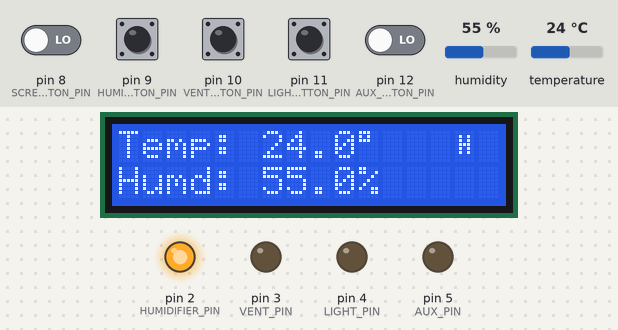
A sketch run on a simulated Arduino Uno, built with avr-gcc and run on an emulated ATmega328P. On the bench: 16×2 character LCD, output pins drawn as LEDs (lit = HIGH). The inputs (shaded band) are chosen by the test bench; at power-on: pin 8 (SCREEN_BUTTON_PIN), pin 9 (HUMIDIFIER_MANUAL_BUTTON_PIN), pin 10 (VENT_MANUAL_BUTTON_PIN), pin 11 (LIGHT_MANUAL_BUTTON_PIN), pin 12 (AUX_MANUAL_BUTTON_PIN) LOW, temperature 24 °C, humidity 55 %. What the sketch prints to the serial monitor is not drawn.

Above: at 1.2 s.
1.3 s: pin 10 (VENT_MANUAL_BUTTON_PIN) pulled HIGH for 0.15 s
At 2.7 s:
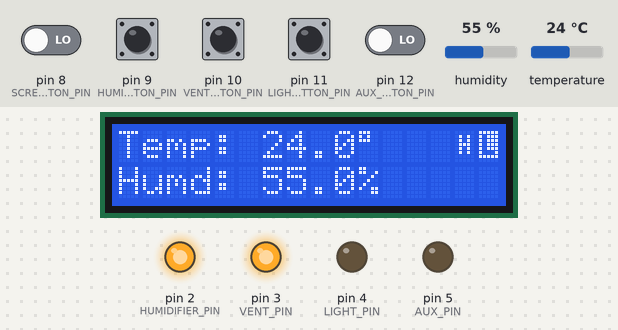
3.1 s: pin 11 (LIGHT_MANUAL_BUTTON_PIN) pulled HIGH for 0.15 s
At 4.5 s:
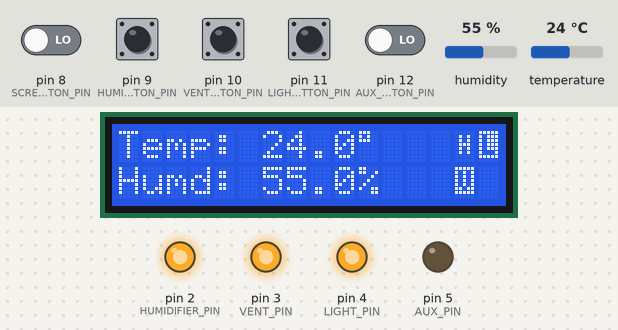
4.9 s: pin 10 (VENT_MANUAL_BUTTON_PIN) pulled HIGH for 1 s
At 6.7 s:
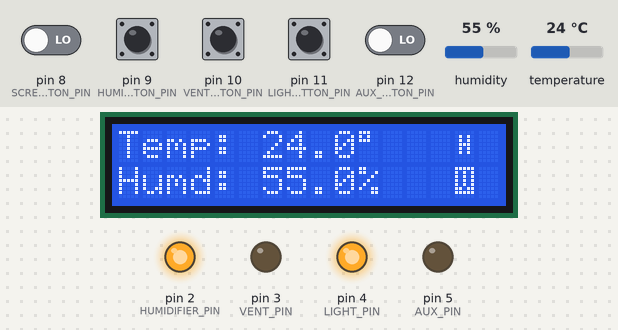
7.5 s: temperature set to 1 °C
At 9.4 s:
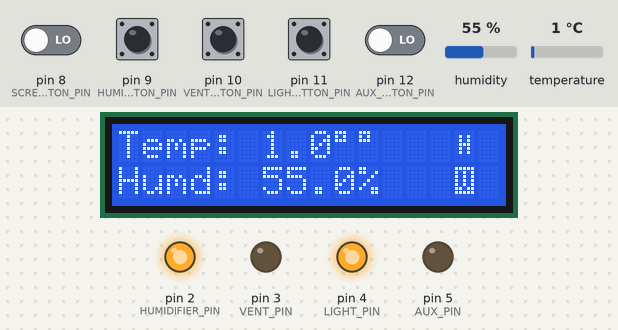
13.5 s: pin 11 (LIGHT_MANUAL_BUTTON_PIN) pulled HIGH for 1 s
At 15.0 s:
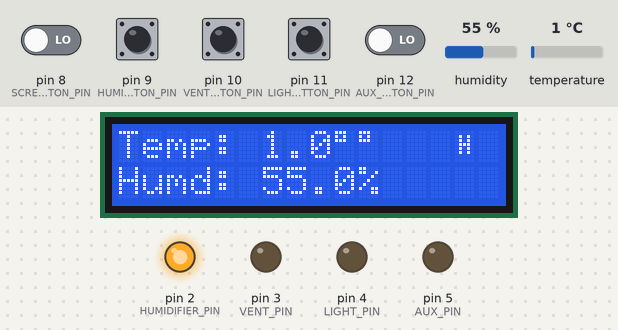
15.1 s: pin 9 (HUMIDIFIER_MANUAL_BUTTON_PIN) pulled HIGH for 1 s
At 16.9 s:
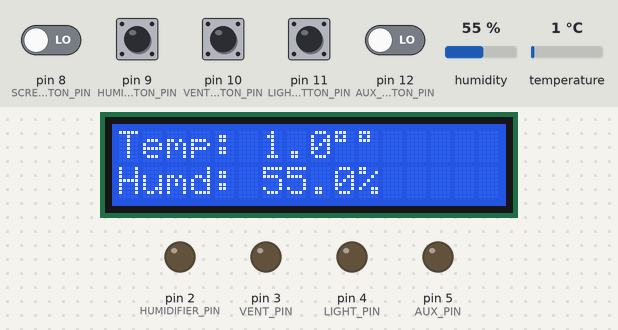
Timing chart, 0 to 26.3 s (numbered marks = the images above; inputs shaded):
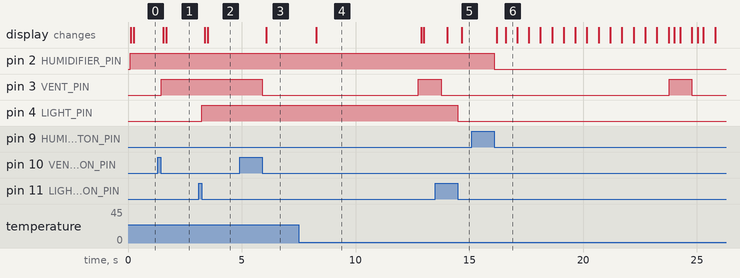

The sketch:

mycorhizer.ino
```cpp
// ---++ Mycorhizer - Simple Homegrowing Controller ++---
//
// (by Stas Granin, since April 2020 Global Corona Party)

#include "DHT.h"
#include "Config.h"
#include "Screen.h"
#include "Device.h"
#include "Button.h"

// Sensor
DHT dht(DHTPIN, DHTTYPE);

// Connected devices
MycoDevice humidifier(HUMIDITY_ID, HUMIDIFIER_PIN);
MycoDevice vent(VENT_ID, VENT_PIN);
MycoDevice light(LIGHT_ID, LIGHT_PIN);
MycoDevice aux(AUX_ID, AUX_PIN);
MycoDevice test(7, AUX_PIN);

// Control buttons
MycoButton screenButton(SCREEN_BUTTON_PIN);
MycoButton humidifierButton(HUMIDIFIER_MANUAL_BUTTON_PIN);
MycoButton ventButton(VENT_MANUAL_BUTTON_PIN);
MycoButton lightButton(LIGHT_MANUAL_BUTTON_PIN);
MycoButton auxButton(AUX_MANUAL_BUTTON_PIN);

// Screen
MycoScreen screen(SCREEN_ADDRESS);


void setup(void)
{
  byte targetHumidity = TARGET_HUMIDITY;
  unsigned long ventEventTimes[2] = {VENT_TIMING};
  unsigned long lightEventTimes[2] = {LIGHT_TIMING};

  byte humidityIcon[8] = {HUMIDITY_ICON};
  byte ventIcon[8] = {LIGHT_ICON};
  byte lightIcon[8] = {VENT_ICON};
  byte auxIcon[8] = {AUX_ICON};

  Serial.begin(9600);

  // Initialize the sensor
  dht.begin();

  // Initialize the devices and attach control buttons
  humidifier.init(targetHumidity, RAISING_DEVICE);
  humidifier.attachButton(&humidifierButton); // Accepts pointer to MycoButton object

  vent.init(ventEventTimes);
  vent.attachButton(&ventButton);
  vent.onChangeState(onChangeDeviceState); // No need to run the humidifier while the vent is on. onChangeDeviceState function will handle it

  light.init(lightEventTimes);
  light.attachButton(&lightButton);

  aux.init(auxHandler); // auxHandler function is returning false;
  aux.attachButton(&auxButton);

  test.init(auxHandler);
  aux.attachButton(&auxButton);

  // Initialize the screen
  screen.init();
  screen.attachButton(&screenButton); // Attach a screen control button. Accepts pointer to MycoButton object
  screen.attachDevice(&humidifier, humidityIcon); // Attach a device to screen to show its state. Accepts pointer to MycoDevice and an optional iconBitmap array
  screen.attachDevice(&vent, ventIcon);
  screen.attachDevice(&light, lightIcon);
  screen.attachDevice(&aux, auxIcon);
  //screen.attachDevice(&test);
}

void loop(void)
{
  float temperature = dht.readTemperature();
  float humidity = dht.readHumidity();

  // Update all devices states
  humidifier.update(humidity);
  vent.update();
  light.update();
  aux.update();
  test.update();

  // Update the screen
  screen.update(temperature, humidity);
}

void onChangeDeviceState(byte deviceId, byte deviceState)
{
  // Serial.println("----------------------------------------");
  // Serial.println("Device state changed to: " + (String)deviceState);
  // Serial.println("----------------------------------------");

  (deviceId == VENT_ID && vent.isOn()) ? humidifier.pause() : humidifier.unpause();
}

bool auxHandler(byte deviceId, byte deviceState)
{
  return false;
}
```

Button.cpp
```cpp
// Mycorhizer Button
// Info in Button.h

#include "Button.h"

MycoButton::MycoButton(byte buttonPin)
{
  _pin = buttonPin;
  _isPressed = false;
  _isLongPressed = false;
}

void MycoButton::init(void)
{
  pinMode(_pin, INPUT);
}

byte MycoButton::getState(void)
{
  byte status = BUTTON_NO_PRESS;

  if (digitalRead(_pin) == HIGH) // Button is pressed
  {
    if (!_isLongPressed) // Prevent additional actions, no need to report anything until the button is released and pressed again
    {
      if (!_isPressed) // Started pressing
      {
        _isPressed = true;
        _startPressingMillis = millis();
      }
      else // Continuous press
      {
        if ((unsigned long)(millis() - _startPressingMillis) >= LONG_BUTTON_PRESS_DURATION) // Long press detected
        {
          _isLongPressed = true; // This will also prevent further pressed status reporting
          status = BUTTON_LONG_PRESSED;
        }
      }
    }
  }
  else
  {
    if (_isPressed && !_isLongPressed) // Button was releaced. No need to report short press if long press was already reported
    {
      status = BUTTON_PRESSED;
    }

    _isLongPressed = false;
    _isPressed = false;
  }

  return status;
}
```

Button.h
```cpp
// Mycorhizer Button Handler
// =========================
// by Stas Granin @ April, 2020
//
// This here helper class is used to create an object to handle various button states.

#include "Arduino.h"
#include "Config.h"

#ifndef MBUTTON_h
#define MBUTTON_h

#define BUTTON_NO_PRESS 0
#define BUTTON_PRESSED 1
#define BUTTON_LONG_PRESSED 2

class MycoButton
{
	typedef void (*callback)(); // A pointer to an event object would be nice (to prevent propagation and such)

	public:
		MycoButton(byte buttonPin);
		void init(void);
		byte getState(void);
		void onPress(callback fn); // Accepts callback function with no attributes
		void onLongPress(callback fn);
		void onReleace(callback fn);
		void onPressing(callback fn);

	private:
		byte _pin;
		bool _isPressed;
		bool _isLongPressed;
		unsigned long _startPressingMillis; // When the buttons got pressed. Used to detect long press
};

#endif
```

Device.cpp
```cpp
// Mycorhizer Device
// Info in Device.h

#include "Device.h"

MycoDevice::MycoDevice(byte deviceId, byte devicePin)// : _manualButton(deviceManualButtonPin)
{
  _outputPin = devicePin;
  _id = deviceId;
  _deviceType = UNKNOWN_DEVICE;
  _deviceState = DEVICE_STATE_OFF;
  _isOn = false;
  _targetValue = NAN;
  _button = NULL;

  _isPaused = false;
  _isManual = false;
}

// Initializes value dependant device. Can be ether raising or lowering
// Run this at setup();
void MycoDevice::init(long targetValue, byte deviceType)
{
  if (!isnan(targetValue) && (deviceType == RAISING_DEVICE || deviceType == LOWERING_DEVICE))
  {
    _targetValue = targetValue;
    _deviceType = deviceType;
    _init();
  }
  else
  {
    // error
  }
}

// Initialize device with array or timing to on/off consequently
void MycoDevice::init(unsigned long eventTimes[MAX_DEVICE_EVENTS])
{
  _numOfEvents = sizeof(eventTimes);

  if (_numOfEvents > 1)
  {
    for (byte i = 0; i < MAX_DEVICE_EVENTS; i++)
    {
      _eventTimes[i] = i < _numOfEvents ? eventTimes[i] : NULL;
    }

    _currentTimingIndex = 1; // Let's start from the OFF time. No sense blasting all devices on powerup
    _eventStartMillis = 0;
    _deviceType = TIMED_DEVICE;
    _init();
  }
  else
  {
    // error
  }
}

// Initialize aux device with a control function
void MycoDevice::init(handler fn)
{
  _auxHandler = fn;
  _deviceType = AUX_DEVICE;
  _init();
}

// Update the device status. Run this at main loop()
void MycoDevice::update(long value)
{
  _update(value);
}

void MycoDevice::update()
{
  _update(0);
}

void MycoDevice::onChangeState(callback fn)
{
  _onStateChangeCallback = fn;
}

void MycoDevice::attachButton(MycoButton *button)
{
  _button = button;

  _button->init();
}

void MycoDevice::on(void)
{
  digitalWrite(_outputPin, HIGH);
  _isOn = true;
}

void MycoDevice::off(void)
{
  digitalWrite(_outputPin, LOW);
  _isOn = false;
}

bool MycoDevice::isOn(void)
{
  return _isOn;
}

void MycoDevice::pause(void)
{
  off();
  _isPaused = true;
}

void MycoDevice::unpause(void)
{
  _isPaused = false;
}

byte MycoDevice::getDeviceId(void)
{
  return _id;
}

byte MycoDevice::getState(void)
{
  return _deviceState;
}


// Private functions

void MycoDevice::_init(void)
{
  _deviceState = DEVICE_STATE_OFF;
  _lastControledState = DEVICE_STATE_OFF;

  pinMode(_outputPin, OUTPUT);
  digitalWrite(_outputPin, LOW);

  off(); // Just to make sure it's off
}

void MycoDevice::_update(long value)
{
  const byte state = _deviceState;

  if (_button)
  {
    _handleButton();
  }


  switch (_deviceType)
  {
    case RAISING_DEVICE:
    case LOWERING_DEVICE:
      _handleValueDependant(value);
      break;

    case TIMED_DEVICE:
      _handleTimeDependant();
      break;

    case AUX_DEVICE:
      _handleAuxDependant();

    default:
      return;
  }

  if (_onStateChangeCallback && state != _deviceState)
  {
    _onStateChangeCallback(_id, _deviceState);
  }

  (_deviceState == DEVICE_STATE_ON || _deviceState == DEVICE_STATE_MANUAL_ON) ? on() : off();
}

void MycoDevice::_handleButton(void)
{
  const byte buttonState = _button->getState();

  if (buttonState == BUTTON_PRESSED) // Short press turns manual on
  {
    if (_deviceState == DEVICE_STATE_MANUAL_ON) // If it already is, turn manual state off
    {
      _isManual = false;
      _deviceState = _lastControledState;
    }
    else
    {
      _isManual = true;
      _deviceState = DEVICE_STATE_MANUAL_ON;
    }
  }
  else if (buttonState == BUTTON_LONG_PRESSED) // Long press turns manual off
  {
    if (_deviceState == DEVICE_STATE_MANUAL_OFF)
    {
      _isManual = false;
      _deviceState = _lastControledState;
    }
    else
    {
      _isManual = true;
      _deviceState = DEVICE_STATE_MANUAL_OFF;
    }
  }
}

void MycoDevice::_handleTimeDependant(void) //TODO: Something here is not working right... (on/off are mixed up)
{
  const unsigned long currentMillis = millis();

  if (_isPaused || _isManual)
  {
    _eventStartMillis += (unsigned long)(currentMillis - _lastUpdateMillis); // Add time while waiting. This will effectively pause the timer
  }

  if ((unsigned long)(currentMillis - _eventStartMillis) >= _eventTimes[_currentTimingIndex] * 1000) // Advance to next task
  {
     Serial.println("=== Task ended ===");
     Serial.println("device " + (String)(_id) + ": " + (String)(_eventTimes[_currentTimingIndex] * 1000));
     Serial.println("lasted " + (String)(_eventTimes[_currentTimingIndex]) + " seconds");

    // Since tasks are a sequence of ON and OFF, every odd index task in the array is an OFF task
    _deviceState = _lastControledState = (_currentTimingIndex % 2 == 0) ? DEVICE_STATE_OFF : DEVICE_STATE_ON;

    if (++_currentTimingIndex >= _numOfEvents)
    {
      _currentTimingIndex = 0;
    }

    _eventStartMillis = currentMillis;
  }

  _lastUpdateMillis = currentMillis;
}

void MycoDevice::_handleValueDependant(long value)
{
  if (!_isManual && !isnan(value))
  {
    _deviceState = _lastControledState = (RAISING_DEVICE && value < _targetValue || LOWERING_DEVICE && value > _targetValue) ? DEVICE_STATE_ON : DEVICE_STATE_OFF;
  }
}

void MycoDevice::_handleAuxDependant()
{
  if (!_isManual && _auxHandler)
  {
    _deviceState = _lastControledState = (_auxHandler(_id, _deviceState)) ? DEVICE_STATE_ON : DEVICE_STATE_OFF;
  }
}

// byte MycoDevice::_getNormalizedHumidity(byte currentHumidity) // No need to be fancy here. whole values are enought
// {
//   int accumulator = 0;
//   byte numberOfValues = 0;
//   byte humidityValue = 0;

//   for (int i = HUMIDITY_VALUES_ARRAY_SIZE - 1; i > 0; i--)
//   {
//     humidityValue = _previousHumidities[i-1];

//     _previousHumidities[i] = humidityValue;

//     if (!isnan(humidityValue))
//     {
//       accumulator += humidityValue;
//       numberOfValues++;
//     }
//   }

//   accumulator += currentHumidity;
//   _previousHumidities[0] = currentHumidity;

//   return (byte)(accumulator / (numberOfValues + 1));
// }
```

Device.h
```cpp
// Mycorhizer Device

#include "Arduino.h"
#include "Config.h"
#include "Button.h"

#ifndef MDEVICE_h
#define MDEVICE_h

// Device states
#define DEVICE_STATE_OFF 0
#define DEVICE_STATE_ON 1
#define DEVICE_STATE_ON_PAUSED 2
#define DEVICE_STATE_MANUAL_OFF 3
#define DEVICE_STATE_MANUAL_ON 4

// Device types
#define UNKNOWN_DEVICE 0 // This device will never update
#define RAISING_DEVICE 1 // i.e. humidifier, heater
#define LOWERING_DEVICE 2 // i.e. chiller, water level alarm
#define TIMED_DEVICE 3 // i.e. vent, light
#define AUX_DEVICE 4 // i.e. anything that can be controlled by a mosfet

class MycoDevice
{
	typedef void (*callback)(byte, byte); // onChangeState callback function(deviceId, deviceState).
	typedef bool (*handler)(byte, byte); // Aux device handler function(deviceId, deviceState). Return true/false to control device;

	public:
		MycoDevice(byte deviceId, byte devicePin);
		void init(long targetValue, byte deviceType); // Initialize as value affected device
		void init(unsigned long eventTimes[MAX_DEVICE_EVENTS]); // Initialize as timed device
		void init(handler fn); // Initialize as aux device
		void attachButton(MycoButton *button); // Connect control button
		void onChangeState(callback fn); // ascepts a callback function to be executed every time the device changes state
		void update(long value); // Update the device with new sensor value
		void update(void); // Same as the above but without the value (for timed devices and such)
		void on(void); // Set output pin HIGH, _isOn = true
		void off(void); // Oposite
		void pause(void); // Turns the device off and "freezes" any
		void unpause(void);
		bool isOn(void);
		byte getDeviceId(void);
		byte getState(void);

	private:
		MycoButton *_button;
		byte _outputPin;
		byte _id;
		byte _deviceState;
		byte _lastControledState;
		bool _isOn;
		bool _isPaused;
		bool _isManual;
		byte _deviceType;
		handler _auxHandler;
		callback _onStateChangeCallback;
		unsigned long _eventTimes[MAX_DEVICE_EVENTS]; // array of seconds [on, off, on, off, ...]
		byte _numOfEvents;
		byte _currentTimingIndex;
		unsigned long _eventStartMillis;
		unsigned long _lastUpdateMillis; // Used to calsulate time that passed since the last update
		long _targetValue;

		void _init(void);
		void _update(long value);
		void _handleButton(void);
		void _handleTimeDependant(void);
		void _handleValueDependant(long value);
		void _handleAuxDependant();
};

#endif
```

Screen.h
```cpp
//Mycorhizer Screen Utils

#include "Arduino.h"
#include "math.h"
#include "LiquidCrystal_I2C.h"
#include "Config.h"
#include "Device.h"
#include "Button.h"

#ifndef MSU_h
#define MSU_h

#define DEVICE_ICON_STATE_OFF 0
#define DEVICE_ICON_STATE_ON 1
#define DEVICE_ICON_STATE_BLINK 2
#define DEVICE_ICON_STATE_INV 3
#define DEVICE_ICON_STATE_INV_BLINK 4

#define DEFAULT_DEVICE_ICON 0x00,0x04,0x0E,0x04,0x00,0x0E,0x00,0x00


class MycoScreen
{
	public:
		MycoScreen(uint8_t lcdAddr = SCREEN_ADDRESS);
		void init(void);
		void update(float temp, float humidity);
		void on(void);
		void off(void);
		bool isOn(void);
		void attachButton(MycoButton *button);
		void attachDevice(MycoDevice *device, byte iconArray[8]); // Attach device with icon
		void attachDevice(MycoDevice *device); // Attach device without icon. Default icon would be used

	private:
		struct ScreenDevice
		{
			MycoDevice *device;
			byte deviceIndex;
			byte iconBitmap[8];
			byte iconBitmapInverted[8];
			byte iconX;
			byte iconY;
			byte iconState;
			bool iconIsInverted;
		};
		LiquidCrystal_I2C _lcd; // This should not be hardcoded. A better way would be to provide a pointer to a compatible driver. Somehow...
		MycoButton *_button;
		ScreenDevice _devices[MAX_DEVICES];
		unsigned long _prevRefreshMillis;
		unsigned long _prevBlinkMillis;
		bool _blinkState;
		bool _isOn;
		byte _numOfAttachedDevices;

		//void _drawIcon(DeviceIcon iconBitmap);
		void _attachDevice(MycoDevice *device, byte iconArray[8]);
		void _updateDeviceStates(void);
		void _setIconState(ScreenDevice *device, byte state);
		void _organizeDeviceIcons(void);
		void _renderIcons(void);
};

#endif
```

Config.cpp
```cpp
// Just an empty file.
// For some reason compiler can't #include a naked .h file
```

Config.h
```cpp
// Mycorhizer Configuration

#ifndef MCONFIG_h
#define MCONFIG_h

// Growing conditions
#define TARGET_TEMPERATURE 26 // Degrees celcius
#define TARGET_HUMIDITY 95 // Relative humidity
//#define VENT_TIMING 300, 3600 // 5 minutes on, 1 hour off
#define VENT_TIMING 1, 10 // 5 minutes on, 1 hour off
#define LIGHT_TIMING 43200, 43200 // {on, off} in seconds (12 hours on, 12 hours off)

// App configuration
#define APP_DEBUG false
#define HUMIDITY_ID 1 // This id is used to connect between independent components (i.e. Device to Screen icons)
#define VENT_ID 2
#define LIGHT_ID 3
#define AUX_ID 4
#define MAX_DEVICES 4 // Maximum number of devices that can be connected
#define SCREEN_REFRESH_INERVAL 100 // Limit the writes to the screen. Does not need to be high
#define GLOBAL_BLINK_INTERVAL 500 // Icon blinking speed
#define LONG_BUTTON_PRESS_DURATION 1000 // How long should the be considered a long button press
#define MAX_DEVICE_EVENTS 2 // Sets the size of the VENT_TIMER_TASKS and LIGHT_TIMER_TASKS size (up to 10)
#define TEMPERATURE_VALUES_ARRAY_SIZE 5 // Saves the last 5 values to get the average over time (~10 seconds)
#define HUMIDITY_VALUES_ARRAY_SIZE 5

// Sensor
#define DHTTYPE DHT22 // Sensor type
#define DHTPIN 6 // Sensor pin

// Device output pin numbers
#define HUMIDIFIER_PIN 2
#define VENT_PIN 3
#define LIGHT_PIN 4
#define AUX_PIN 5

// Device control buttons pin numbers
#define SCREEN_BUTTON_PIN 8
#define HUMIDIFIER_MANUAL_BUTTON_PIN 9
#define VENT_MANUAL_BUTTON_PIN 10
#define LIGHT_MANUAL_BUTTON_PIN 11
#define AUX_MANUAL_BUTTON_PIN 12

// Screen configuration
#define SCREEN_ADDRESS 0x3f
#define SCREEN_WIDTH 16
#define SCREEN_HEIGHT 2

// Device icons
#define HUMIDITY_ICON 0x00,0x0A,0x0A,0x0E,0x0A,0x0A,0x00,0x00
#define LIGHT_ICON 0x00,0x08,0x08,0x08,0x08,0x0E,0x00,0x00
#define VENT_ICON 0x00,0x0A,0x0A,0x0A,0x0A,0x04,0x00,0x00
#define AUX_ICON 0x00,0x04,0x0A,0x0A,0x0E,0x0A,0x00,0x00

#endif
```

Source omitted: Screen.cpp (5664 bytes)

Measured:
- after the input at 1.3 s, pin 3 (VENT_PIN): LOW → HIGH after 0.15 s
- after the input at 3.1 s, pin 4 (LIGHT_PIN): LOW → HIGH after 0.15 s
- after the input at 4.9 s, pin 3 (VENT_PIN): HIGH → LOW after 1.0 s; the display: changes after 1.2 s (image 3)
- after the input at 7.5 s, the display: changes after 0.76 s (image 4)
- after the input at 13.5 s, pin 4 (LIGHT_PIN): HIGH → LOW after 1.0 s; the display: first differs from a run without the input after 1.2 s (image 5)
- after the input at 15.1 s, pin 2 (HUMIDIFIER_PIN): HIGH → LOW after 1.0 s; the display: first changes after 1.1 s (image 6 shows a later state)
- what the display in image 6 shows lasts 0.5 s, from 16.6 s to 17.1 s
